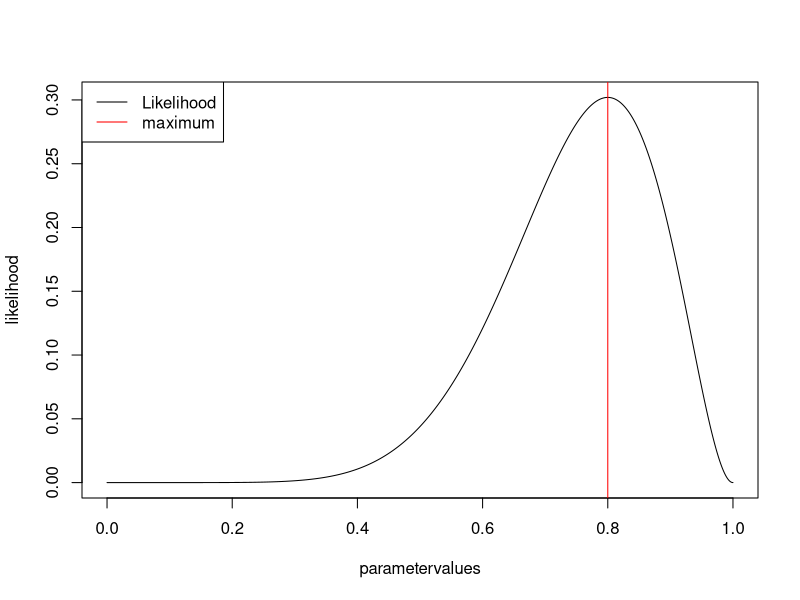
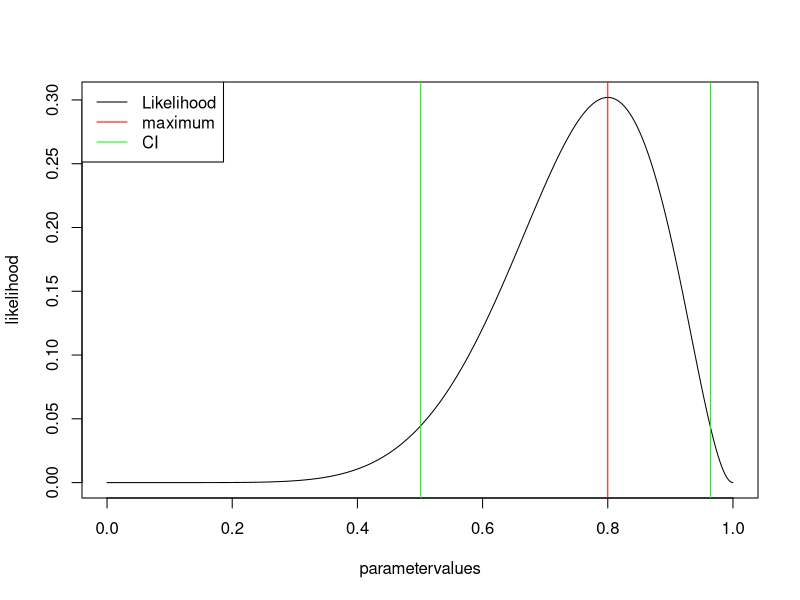
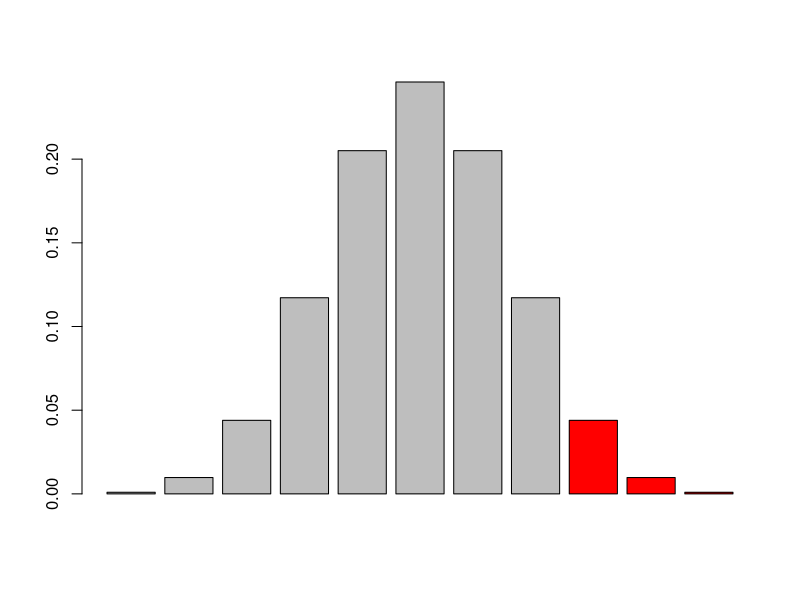
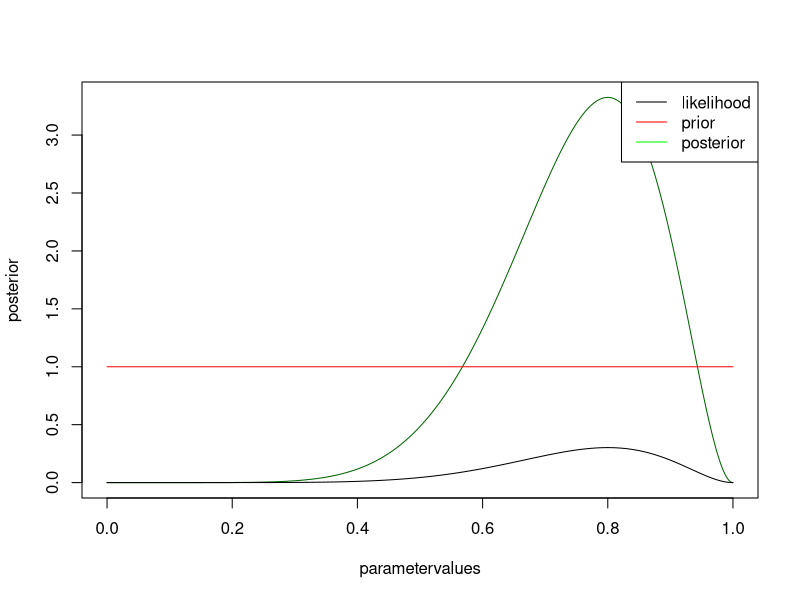
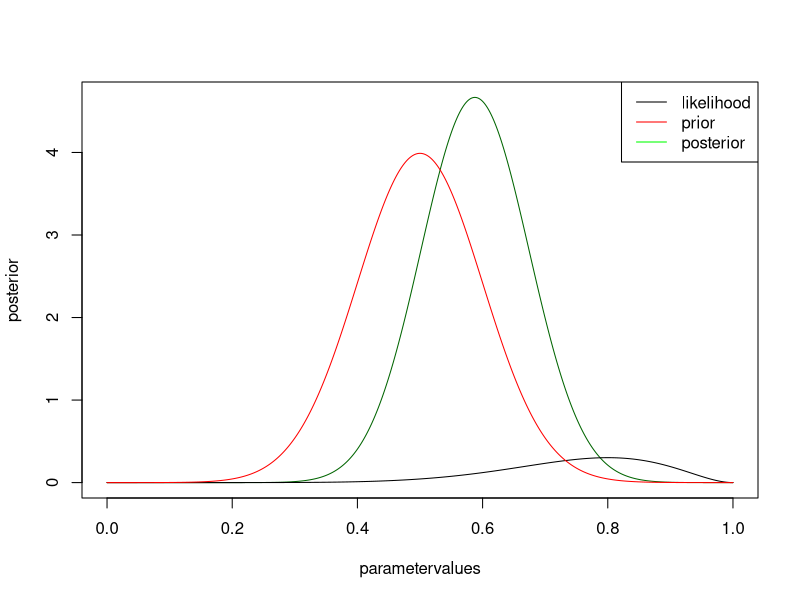
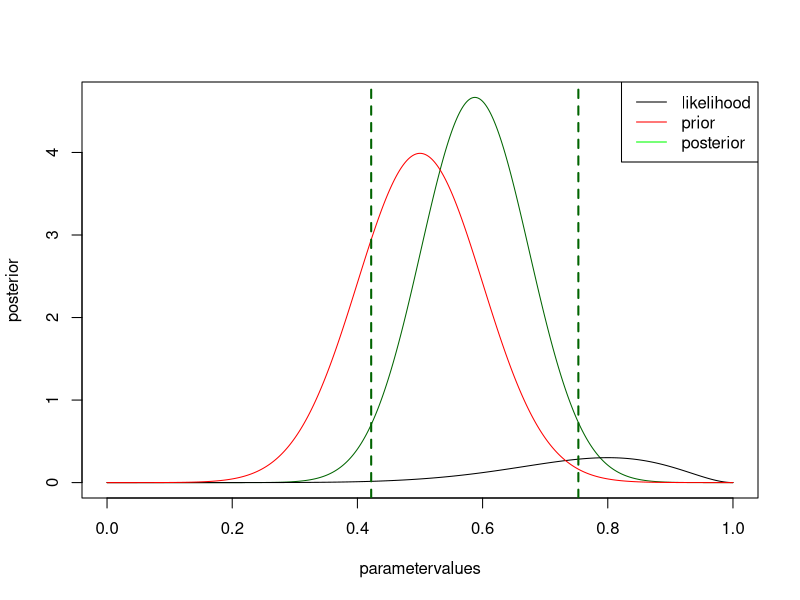

Reproduce these figures in R, in order.
## ---- chunk 1
knitr::opts_chunk$set(fig.width=5, fig.height=5)
## ---- chunk 2
rm(list=ls(all=TRUE))
set.seed(123)
## ---- chunk 3
trials = 10
success = 8
## ---- chunk 4
# parameters to check
parametervalues <- seq(0,1,0.001)
# get the probability for all parametervalues
likelihood <- dbinom(success,trials,parametervalues)

# plot results
plot(parametervalues, likelihood, type = "l")
legend("topleft", legend = c("Likelihood", "maximum"), col = c("black", "red"), lwd = 1)
MLEEstimate <- parametervalues[which.max(likelihood)]
abline(v=MLEEstimate, col = "red")
## ---- chunk 5
plot(parametervalues, likelihood, type = "l")
legend("topleft", legend = c("Likelihood", "maximum", "CI"), col = c("black", "red", "green"), lwd = 1)
MLEEstimate <- parametervalues[which.max(likelihood)]
abline(v=MLEEstimate, col = "red")

confidence.level <- log(max(likelihood)) -1.92
leftCI <- parametervalues[which.min(abs(log(likelihood[1:which.max(likelihood)]) - confidence.level))]
abline(v=leftCI, col = "green")
rightCI <- parametervalues[which.min(abs(log(likelihood[which.max(likelihood):length(likelihood)]) - confidence.level)) + which.max(likelihood) -1]
abline(v=rightCI, col = "green")

## ---- chunk 6
barplot(dbinom(0:10, 10, 0.5), col = c(rep("grey", success ), rep("red", 11-success)))
line(pbinom(0:10,trials,prob = 0.5, lower.tail = F))
## ---- chunk 7
binom.test(7,trials,0.5) # two sided 
## ---- chunk 8
data= rbinom(100,10,0.5)
pValue <- pbinom(data,trials,prob = 0.5, lower.tail = F)
sum(pValue < 0.05)
## ---- chunk 9
pValueAdjusted <- p.adjust(pValue, method = "hochberg")
sum(pValueAdjusted < 0.05)
## ---- chunk 10
prior <- rep(1,1001)
posterior <- likelihood * prior / sum(likelihood * prior) * length(parametervalues)

plot(parametervalues, posterior, col = "darkgreen", type = "l")
lines(parametervalues, likelihood)
lines(parametervalues, prior, col = "red" )
legend("topright", c("likelihood", "prior", "posterior"), col = c("black", "red", "green"), lwd = 1 )
## ---- chunk 11
prior <- dnorm(parametervalues, mean = 0.5, sd = 0.1)
posterior <- likelihood * prior / sum(likelihood * prior) * length(parametervalues)

plot(parametervalues, posterior, col = "darkgreen", type = "l")
lines(parametervalues, likelihood)
lines(parametervalues, prior, col = "red" )
legend("topright", c("likelihood", "prior", "posterior"), col = c("black", "red", "green"), lwd = 1 )
## ---- chunk 12
plot(parametervalues, posterior, col = "darkgreen", type = "l")
lines(parametervalues, likelihood)
lines(parametervalues, prior, col = "red" )
legend("topright", c("likelihood", "prior", "posterior"), col = c("black", "red", "green"), lwd = 1 )

cumPost <- cumsum(posterior) / (length(posterior) -1)

leftCI <- parametervalues[which.min(abs(cumPost - 0.025))]
abline(v=leftCI, col = "darkgreen", lty = 2, lwd = 2)
leftCI <- parametervalues[which.min(abs(cumPost - 0.975))]
abline(v=leftCI, col = "darkgreen", lty = 2, lwd = 2)
